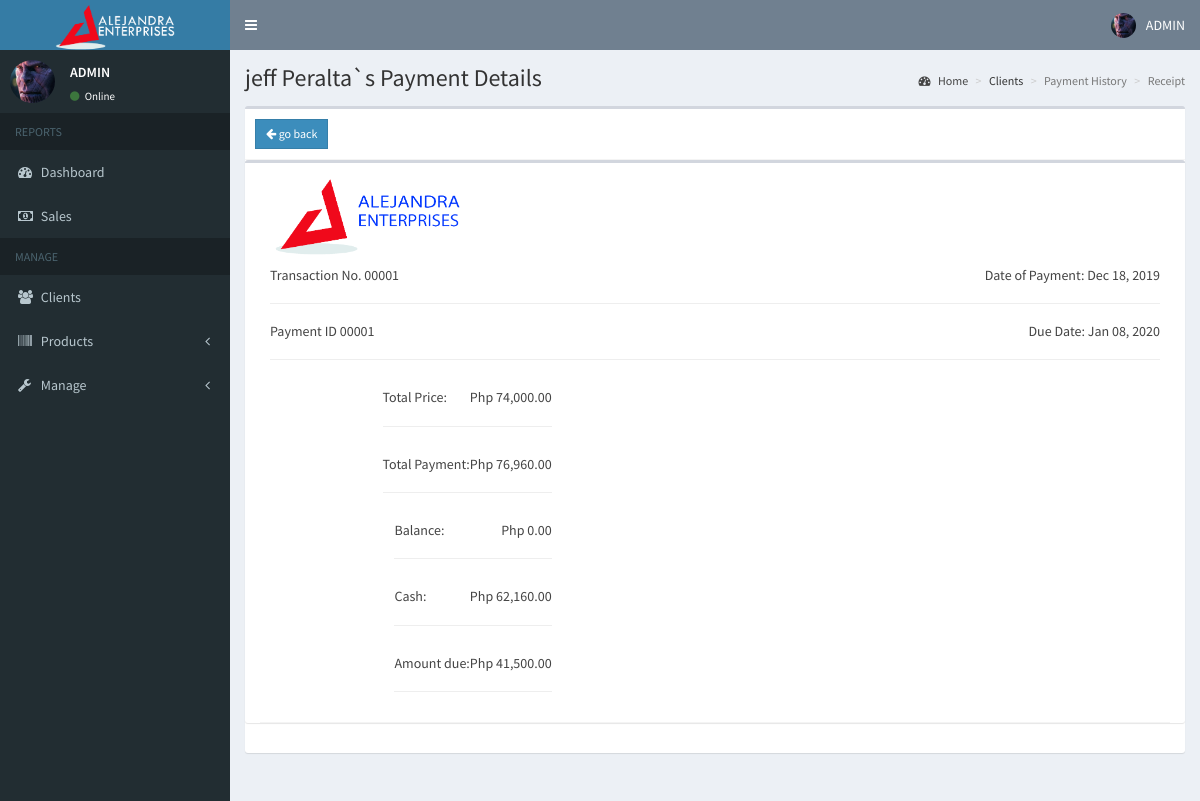
The page /admin/invoicesample.php?transaction=00001&user=32&payment=1 (signed in) on the database its author committed.
### tables this page shows
CREATE TABLE `users` (
  `id` int(11) NOT NULL,
  `email` varchar(200) NOT NULL,
  `password` varchar(60) NOT NULL,
  `type` int(1) NOT NULL,
  `firstname` varchar(50) NOT NULL,
  `lastname` varchar(50) NOT NULL,
  `company` varchar(255) NOT NULL,
  `address` text NOT NULL,
  `contact_info` varchar(100) NOT NULL,
  `photo` varchar(200) NOT NULL,
  `status` int(1) NOT NULL,
  `activate_code` varchar(15) NOT NULL,
  `reset_code` varchar(15) NOT NULL,
  `created_on` date NOT NULL
);

CREATE TABLE `receipt` (
  `receipt_id` int(255) NOT NULL,
  `date_paid` date NOT NULL,
  `due_date` date NOT NULL,
  `transaction_no` varchar(255) NOT NULL,
  `user_id` varchar(255) NOT NULL,
  `payment_id` varchar(255) NOT NULL,
  `balance` int(255) NOT NULL,
  `amount_paid` int(255) NOT NULL,
  `amount_received` int(255) NOT NULL,
  `amt_to_pay` int(255) NOT NULL,
  `amount_change` int(255) NOT NULL
);

CREATE TABLE `transaction` (
  `transaction_no` varchar(255) NOT NULL,
  `transaction_date` date NOT NULL,
  `total_amount` int(255) NOT NULL,
  `initial_dp` int(255) NOT NULL,
  `balance` int(255) NOT NULL,
  `amountpaid` int(255) NOT NULL,
  `user_id` int(255) NOT NULL,
  `remarks` varchar(255) NOT NULL,
  `penalty` int(255) NOT NULL
);

### admin/includes/session.php (called while the page is built, shortened)
<?php
	include '../includes/conn.php';
	$conn = $pdo->open();
	$stmt = $conn->prepare("SELECT * FROM users WHERE id=:id");
	$stmt->execute(['id'=>$_SESSION['admin']]);
	$admin = $stmt->fetch();
?>

### admin/invoicesample.php (the view, shortened to what this page needs)
<?php
  include 'includes/session.php';
  if(!isset($_GET['user'])){
    header('location: users.php');
    exit();
  }
  else{
    $conn = $pdo->open();
    $stmt = $conn->prepare("SELECT * FROM users WHERE id=:id");
    $stmt->execute(['id'=>$_GET['user']]);
    $user = $stmt->fetch();
     $pid = sprintf("%05d",$_GET['payment']);
  $stmt8 = $conn->prepare("SELECT * FROM receipt WHERE user_id=:user_id AND transaction_no=:transaction_no AND payment_id=:payment_id");
  $stmt8->execute(['user_id'=>$user['id'],'transaction_no'=>$_GET['transaction'], 'payment_id'=>$_GET['payment']]);
  $rec = $stmt8->fetch();
  $datepaid=date("M d, Y" , strtotime($rec['date_paid']));
 $stmt1 = $conn->prepare("SELECT * FROM transaction WHERE user_id=:user_id AND transaction_no=:transaction_no");
  $stmt1->execute(['user_id'=>$user['id'],'transaction_no'=>$_GET['transaction']]);
  $trans = $stmt1->fetch();
  }
?>
<?php include 'includes/header.php'; ?>
<body class="hold-transition skin-blue sidebar-mini" onload="window.print();" onafterprint="history.back();">
<div class="wrapper">
  <?php include 'includes/navbar.php'; ?>
  <?php include 'includes/menubar.php'; ?>
  <div class="content-wrapper">
    <section class="content-header">
      <h1>
        <?php echo $user['firstname'].' '.$user['lastname'].'`s Payment Details' ?>
      </h1>
      <ol class="breadcrumb">
        <li><a href="#"><i class="fa fa-dashboard"></i> Home</a></li>
        <li>Clients</li>
        <li class="active">Payment History</li>
        <li class="active">Receipt</li>
      </ol>
    </section>
    <section class="content">
      <div class="row">
        <div class="col-xs-12">
          <div class="box">
            <div class="box-header with-border">
              <?php echo"
<a href='payment.php?transaction=".$_GET['transaction']."&user=".$_GET['user']." ' class='btn btn-sm btn-primary btn-flat hidden-print'><i class='fa fa-arrow-left'></i> go back</a>
";?>
            </div>
            <div class="box col-sm-2">
            <div class="box-header with-border">
               <img src="../images/IMG_20191102_000401.jpg" width="200px">
<?php
echo "<h5> Transaction No. ".$_GET['transaction']." <span class='pull-right'>
Date of Payment: ".$datepaid."</h5>
                        <hr>
           <h5> Payment ID  ".$pid."  <span class='pull-right'>
            Due Date: ".date('M d, Y', strtotime($rec['due_date']))."</h5><hr>
" ;
?>
            <div class="col-sm-4">
                      <span class='pull-right'><h5> Total Price:<span class='pull-right'>Php <?php echo number_format($trans['total_amount'], 2);?></h5> <hr>
                      <span class='pull-right'><h5> Total Payment:<span class='pull-right'>Php <?php echo number_format($rec['amount_paid'], 2);?> </h5> <hr>
                      <span class='pull-right'><h5>Balance:<span class='pull-right'>Php <?php echo number_format($rec['balance'], 2);?></h5> <hr>
                      <span class='pull-right'> <h5>Cash:<span class='pull-right'>Php <?php echo number_format($rec['amount_received'], 2);?></h5> <hr>
                      <span class='pull-right'><h5>Amount due:<span class='pull-right'>Php <?php echo number_format($rec['amt_to_pay'], 2);?></h5> <hr>
                    </div>
</div>
</div>
          </div>
        </div>
      </div>
    </section>
  </div>
</div>
</body>
</html>

### admin/includes/navbar.php (shortened to what this page needs)
<header class="main-header">
  <a href="#" class="logo">
   <img src="../images/received_265696521033429.png" width="120px">
  </a>
  <nav class="navbar navbar-static-top">
    <a href="#" class="sidebar-toggle" data-toggle="push-menu" role="button">
    </a>
    <div class="navbar-custom-menu">
      <ul class="nav navbar-nav">
        <li class="dropdown user user-menu">
          <a href="#" class="dropdown-toggle" data-toggle="dropdown">
            <img src="<?php echo (!empty($admin['photo'])) ? '../images/'.$admin['photo'] : '../images/profile.jpg'; ?>" class="user-image" alt="User Image">
            <span class="hidden-xs">ADMIN</span>
          </a>
        </li>
      </ul>
    </div>
  </nav>
</header>

### admin/includes/menubar.php (shortened to what this page needs)
<aside class="main-sidebar">
  <section class="sidebar">
    <div class="user-panel">
      <div class="pull-left image">
        <img src="<?php echo (!empty($admin['photo'])) ? '../images/'.$admin['photo'] : '../images/profile.jpg'; ?>" class="img-circle" alt="User Image">
      </div>
      <div class="pull-left info">
        <p>ADMIN</p>
        <a><i class="fa fa-circle text-success"></i> Online</a>
      </div>
    </div>
    <ul class="sidebar-menu" data-widget="tree">
      <li class="header">REPORTS</li>
      <li><a href="home.php"><i class="fa fa-dashboard"></i> <span>Dashboard</span></a></li>
      <li><a href="reports.php"><i class="fa fa-money"></i> <span>Sales</span></a></li>
      <li class="header">MANAGE</li>
      <li><a href="users.php"><i class="fa fa-users"></i> <span>Clients</span></a></li>
      <li class="treeview">
        <a href="#">
          <i class="fa fa-barcode"></i>
          <span>Products</span>
          <span class="pull-right-container">
            <i class="fa fa-angle-left pull-right"></i>
          </span>
        </a>
      </li>
       <li class="treeview">
        <a href="#">
          <i class="fa fa-wrench"></i>
          <span>Manage</span>
          <span class="pull-right-container">
            <i class="fa fa-angle-left pull-right"></i>
          </span>
        </a>
  </li>
  </section>
</aside>

### rows shown on the page
users: photo (picture)
users: firstname "jeff", lastname "Peralta"
receipt: date_paid "Dec 18, 2019", due_date "Jan 08, 2020", amount_paid "76,960.00", balance "0.00", amount_received "62,160.00", amt_to_pay "41,500.00"
transaction: total_amount "74,000.00"

### other values the page prints
$_GET['transaction'] "00001"
$pid "00001"
